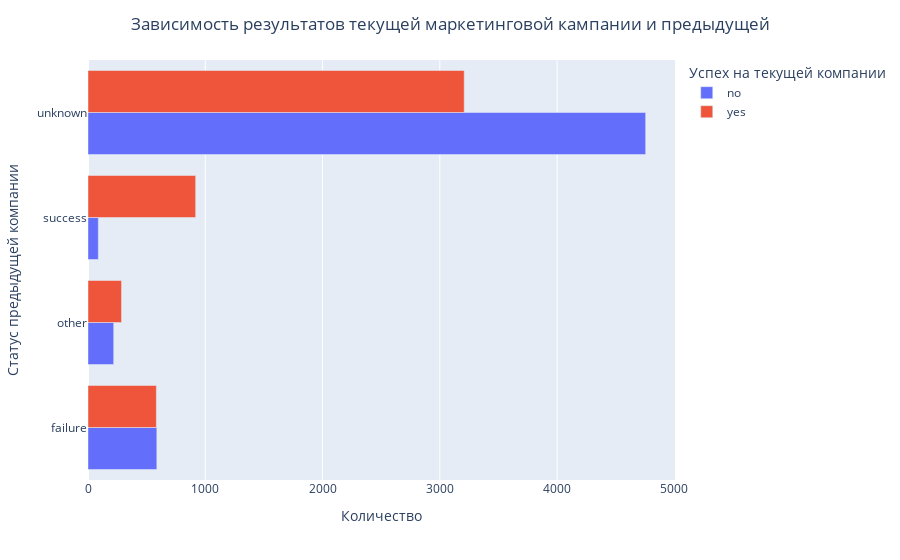

The cell this chart's notebook holds for it:
### Markdown cell above
##### Сравним текущую и предыдущую компанию

### Code cell
# Группируем значения для визуализации
filtered_data_poutcome = df.groupby(
    by=['deposit', 'poutcome'],
    as_index=False
)['deposit'].value_counts()

# Визуализация
fig6 = px.bar(
    data_frame=filtered_data_poutcome,
    x='count',
    y='poutcome',
    color = 'deposit',
    barmode='group',
    labels={
        'poutcome': 'Статус предыдущей компании',
        'deposit': 'Успех на текущей компании',
        'count': 'Количество',
        }
)
fig6.update_layout(title={'text': "Зависимость результатов текущей маркетинговой кампании и предыдущей", 'x': 0.5})
fig6.show()

### Figure 1 — Plotly figure (JSON) as saved in the notebook; plotly's stock layout.template omitted (floating-point values rounded to 4 significant figures)
{"data": [{"alignmentgroup": "True", "hovertemplate": "Успех на текущей компании=no<br>Количество=%{x}<br>Статус предыдущей компании=%{y}<extra></extra>", "legendgroup": "no", "marker": {"color": "#636efa", "pattern": {"shape": ""}}, "name": "no", "offsetgroup": "no", "orientation": "h", "showlegend": true, "textposition": "auto", "type": "bar", "x": [587, 219, 88, 4755], "xaxis": "x", "y": ["failure", "other", "success", "unknown"], "yaxis": "y"}, {"alignmentgroup": "True", "hovertemplate": "Успех на текущей компании=yes<br>Количество=%{x}<br>Статус предыдущей компании=%{y}<extra></extra>", "legendgroup": "yes", "marker": {"color": "#EF553B", "pattern": {"shape": ""}}, "name": "yes", "offsetgroup": "yes", "orientation": "h", "showlegend": true, "textposition": "auto", "type": "bar", "x": [583, 286, 918, 3208], "xaxis": "x", "y": ["failure", "other", "success", "unknown"], "yaxis": "y"}], "layout": {"barmode": "group", "legend": {"title": {"text": "Успех на текущей компании"}, "tracegroupgap": 0}, "margin": {"t": 60}, "title": {"text": "Зависимость результатов текущей маркетинговой кампании и предыдущей", "x": 0.5}, "xaxis": {"anchor": "y", "domain": [0, 1], "title": {"text": "Количество"}}, "yaxis": {"anchor": "x", "domain": [0, 1], "title": {"text": "Статус предыдущей компании"}}}}
